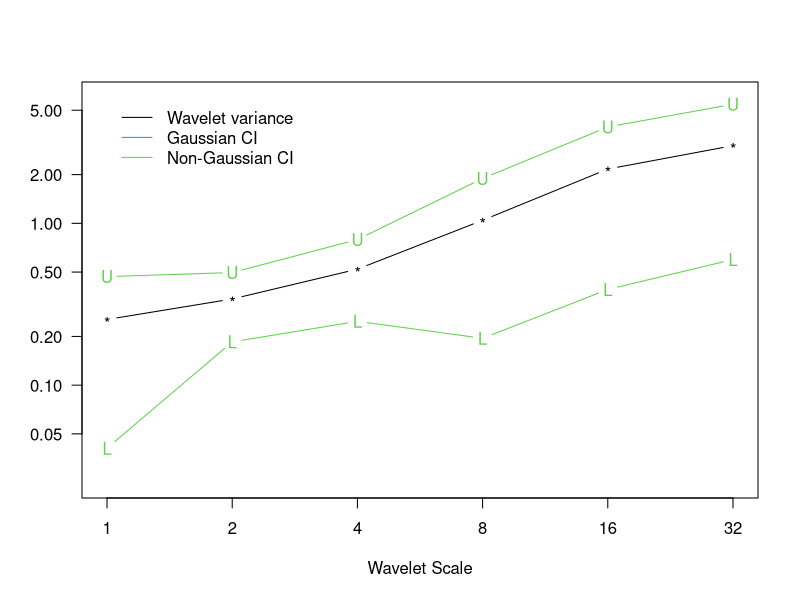
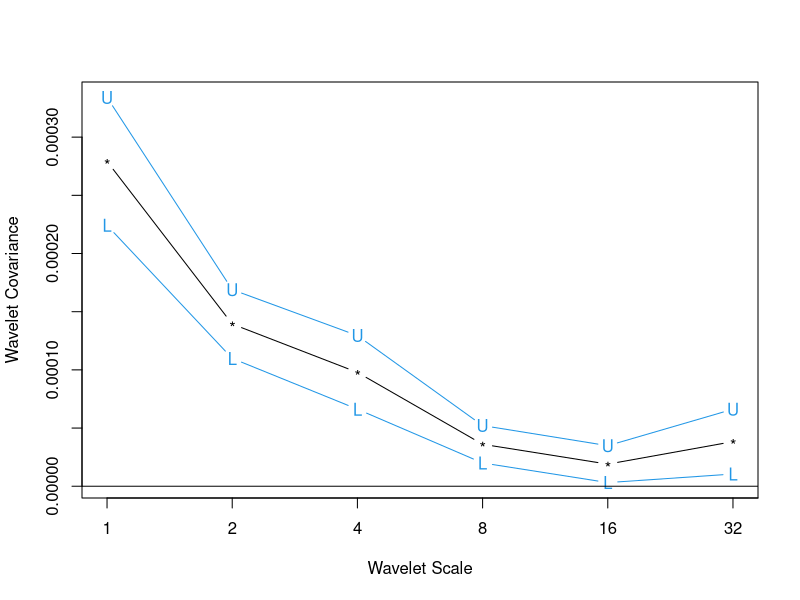
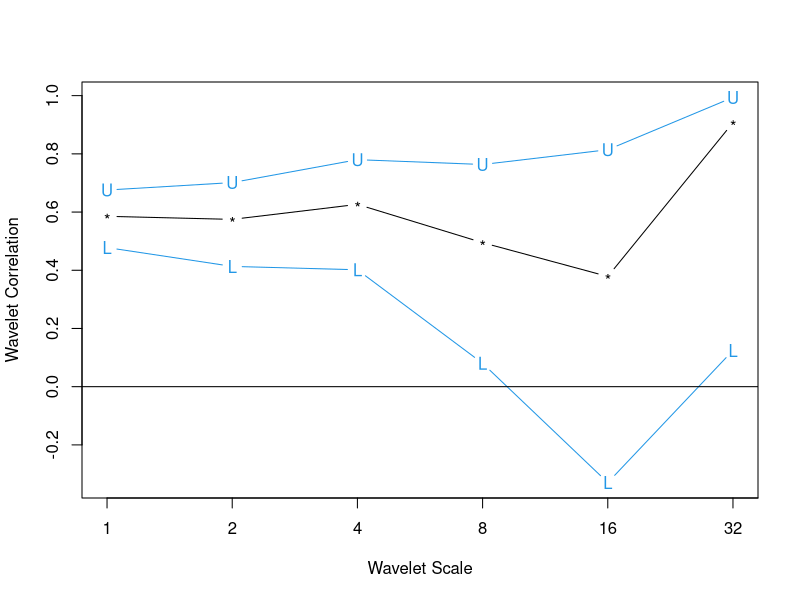

These figures' R source, in order:
library(waveslim)


### Name: wave.variance
### Title: Wavelet Analysis of Univariate/Bivariate Time Series
### Aliases: wave.variance wave.covariance wave.correlation
### Keywords: ts

### ** Examples

## Figure 7.3 from Gencay, Selcuk and Whitcher (2001)
data(ar1)
ar1.modwt <- modwt(ar1, "haar", 6)
ar1.modwt.bw <- brick.wall(ar1.modwt, "haar")
ar1.modwt.var2 <- wave.variance(ar1.modwt.bw, type="gaussian")
ar1.modwt.var <- wave.variance(ar1.modwt.bw, type="nongaussian")
par(mfrow=c(1,1), las=1, mar=c(5,4,4,2)+.1)
matplot(2^(0:5), ar1.modwt.var2[-7,], type="b", log="xy",
        xaxt="n", ylim=c(.025, 6), pch="*LU", lty=1, col=c(1,4,4),
        xlab="Wavelet Scale", ylab="")
matlines(2^(0:5), as.matrix(ar1.modwt.var)[-7,2:3], type="b",
         pch="LU", lty=1, col=3)
axis(side=1, at=2^(0:5))
legend(1, 6, c("Wavelet variance", "Gaussian CI", "Non-Gaussian CI"),
       lty=1, col=c(1,4,3), bty="n")

## Figure 7.8 from Gencay, Selcuk and Whitcher (2001)
data(exchange)
returns <- diff(log(as.matrix(exchange)))
returns <- ts(returns, start=1970, freq=12)
wf <- "d4"
J <- 6
demusd.modwt <- modwt(returns[,"DEM.USD"], wf, J)
demusd.modwt.bw <- brick.wall(demusd.modwt, wf)
jpyusd.modwt <- modwt(returns[,"JPY.USD"], wf, J)
jpyusd.modwt.bw <- brick.wall(jpyusd.modwt, wf)
returns.modwt.cov <- wave.covariance(demusd.modwt.bw, jpyusd.modwt.bw)
par(mfrow=c(1,1), las=0, mar=c(5,4,4,2)+.1)
matplot(2^(0:(J-1)), returns.modwt.cov[-(J+1),], type="b", log="x",
        pch="*LU", xaxt="n", lty=1, col=c(1,4,4), xlab="Wavelet Scale", 
        ylab="Wavelet Covariance")
axis(side=1, at=2^(0:7))
abline(h=0)

returns.modwt.cor <- wave.correlation(demusd.modwt.bw, jpyusd.modwt.bw,
                                      N = dim(returns)[1])
par(mfrow=c(1,1), las=0, mar=c(5,4,4,2)+.1)
matplot(2^(0:(J-1)), returns.modwt.cor[-(J+1),], type="b", log="x",
        pch="*LU", xaxt="n", lty=1, col=c(1,4,4), xlab="Wavelet Scale", 
        ylab="Wavelet Correlation")
axis(side=1, at=2^(0:7))
abline(h=0)
